Frame 1 (no input): blank canvas, image omitted
Frame 60 (no input): blank canvas, image omitted
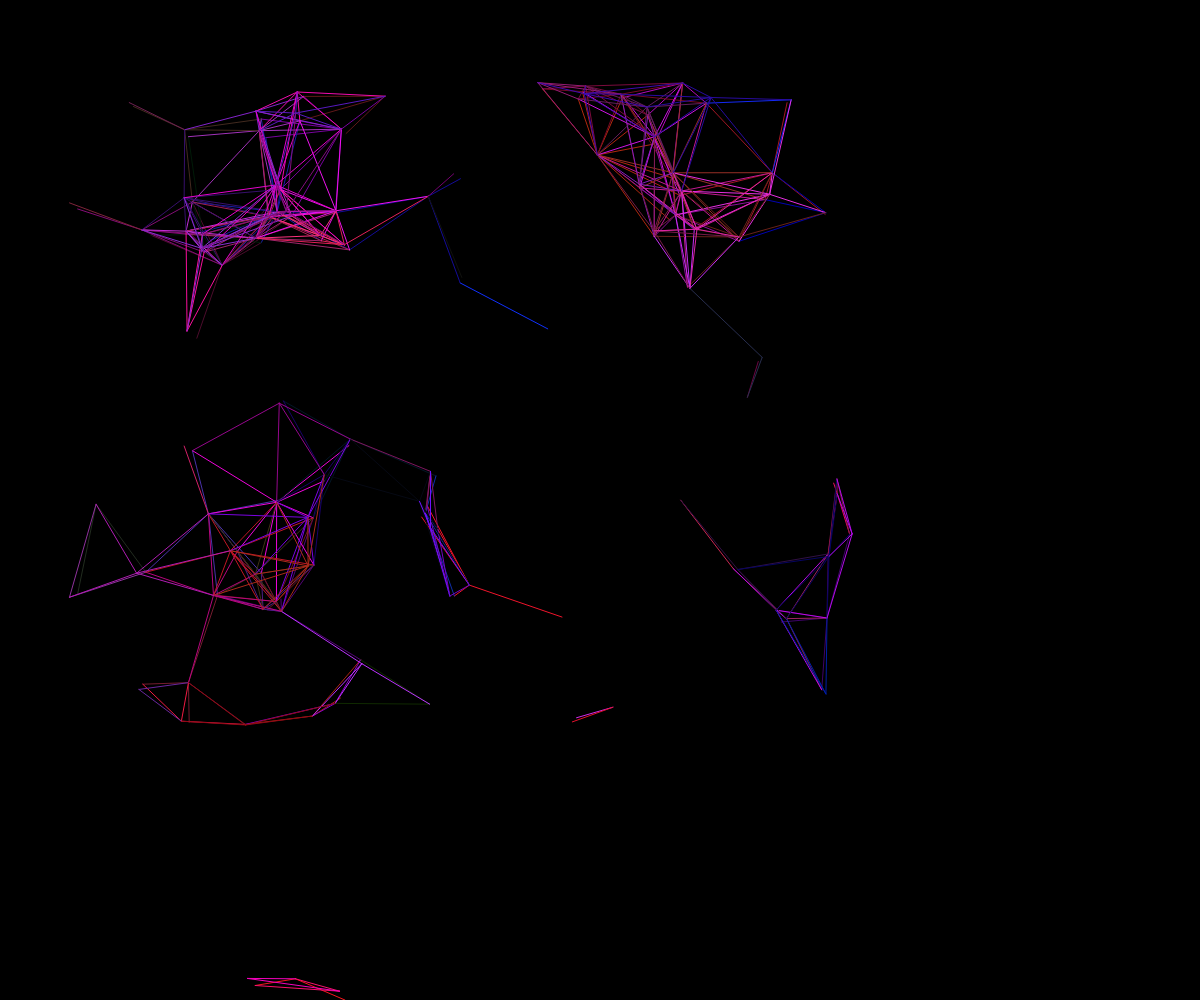
Frame 120 (the mouse pressed at the canvas centre since frame 60)

The p5.js sketch whose frames 1 and 60 were blank and that drew this single picture after the mouse press (run headless with seeded random() and noise() and a simulated clock; from frame 60 on, the mouse is pressed at the canvas centre):

// p5.js sketch
// ── sketch.js
// Object-Object Interactions
// Caleb Schwab
// 10/16/25

//GLOBAL VARIABLES
let nodes = [];
let reach = 100;

function setup() {
  createCanvas(windowWidth, windowHeight);
}

function mousePressed(){
  // create one node per mousePress
  for(let i = 0; i < 100; i++){
    nodes.push(new csNode(mouseX, mouseY));
  }
}

function draw() {
  background(0);
  for(let n of nodes){
    n.move();
    // n.display();
    n.connect(nodes);
  }
}

class csNode{
  // constructor
  constructor(x, y){
    // properties related to position/display
    this.x = x; this.y = y; this.size = 20;
    this.c = color(random(0, 255),random(0, 50),random(0, 255))

    // properties related to movement
    this.xTime = random(10); this.yTime = random(10);
    this.timeShift = 0.01; this.maxSpeed = 20;
  }
  // class methods
  display(){ // draw our csNode as a circle on canvas
    fill(this.c);
    noStroke();
    circle(this.x, this.y, this.size);
  }

  move(){
    // use perlin noise for x/y movement
    let xSpeed = noise(this.xTime); // 0-1
    xSpeed = map(xSpeed, 0, 1, -this.maxSpeed, this.maxSpeed);
    this.xTime += this.timeShift;

    this.x += xSpeed;
    if(this.x < 0) this.x = width;
    else if(this.x > width) this.x = 0;

    // ------ now the same for Y -------
    let ySpeed = noise(this.yTime);
    ySpeed = map(ySpeed, 0, 1, -this.maxSpeed, this.maxSpeed);
    this.yTime += this.timeShift;

    this.y += ySpeed;
    if(this.y < 0) this.y = height;
    else if(this.y > height) this.y = 0;
  }

  connect(nodeArray){
    // check if the current point is close to any other points. If so, join them with a line.
    stroke(this.c);
    for(let n of nodeArray){
      //this.x  this.y    n.x n.y
      if(n !== this){// make sure not to compare to self
        let d = dist(this.x, this.y, n.x, n.y);
        if(d < reach){//two points are close
          line(this.x, this.y, n.x, n.y);
        }
      }
    }
  }
}
